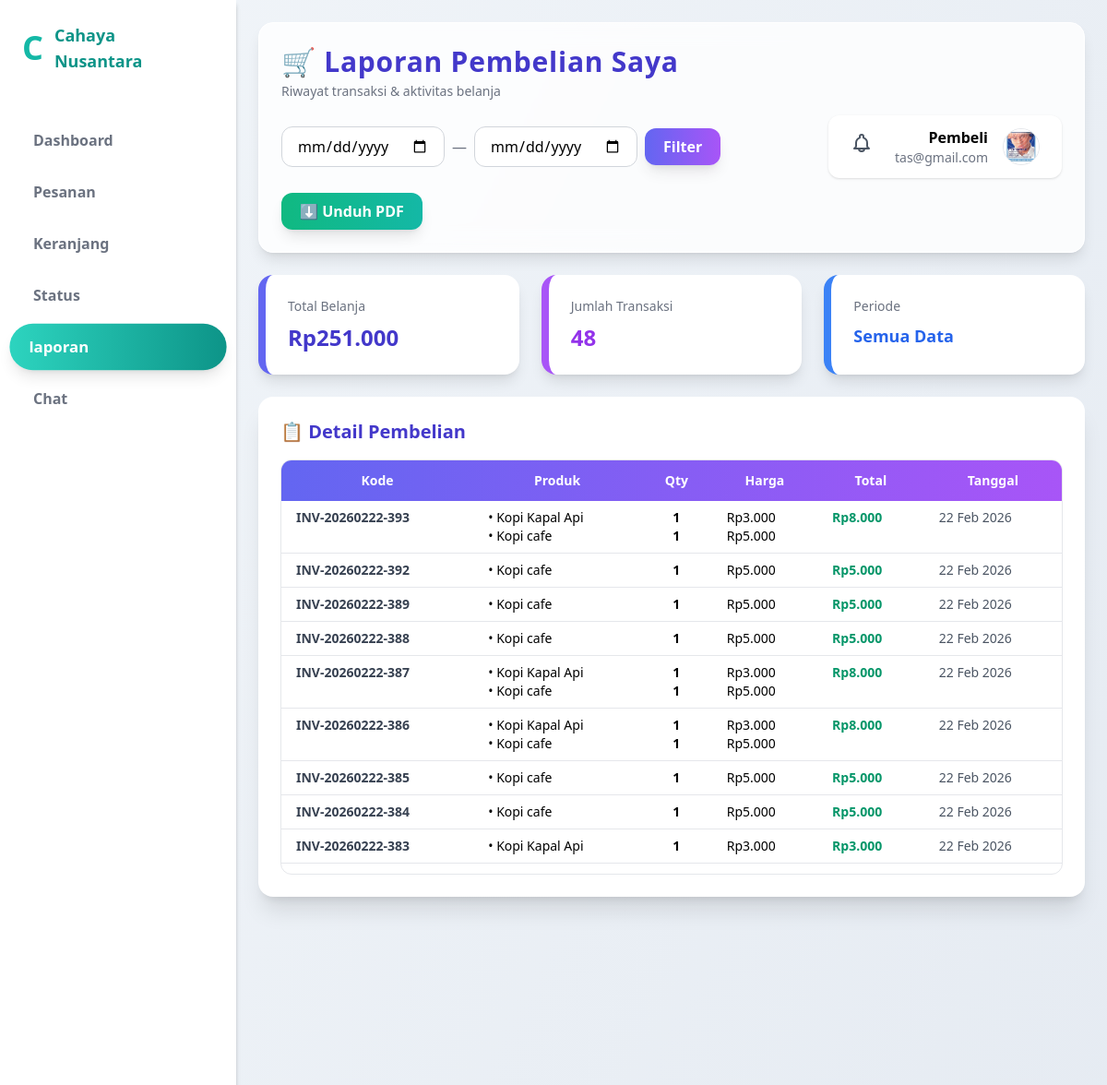
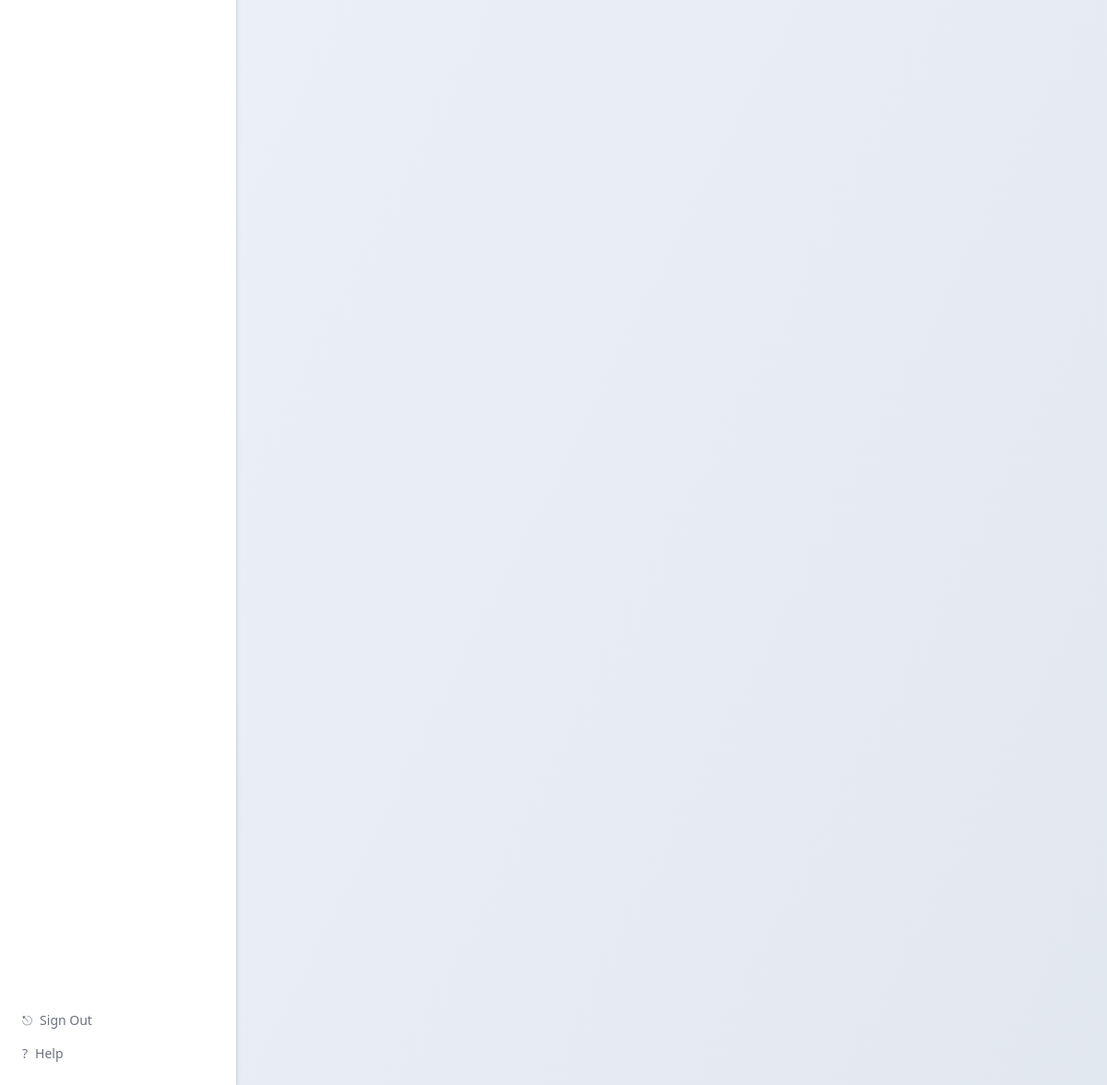
/pembeli/laporan_pembeli.php (signed in), run on an earlier commit of the app's database (2 pictures, top to bottom).
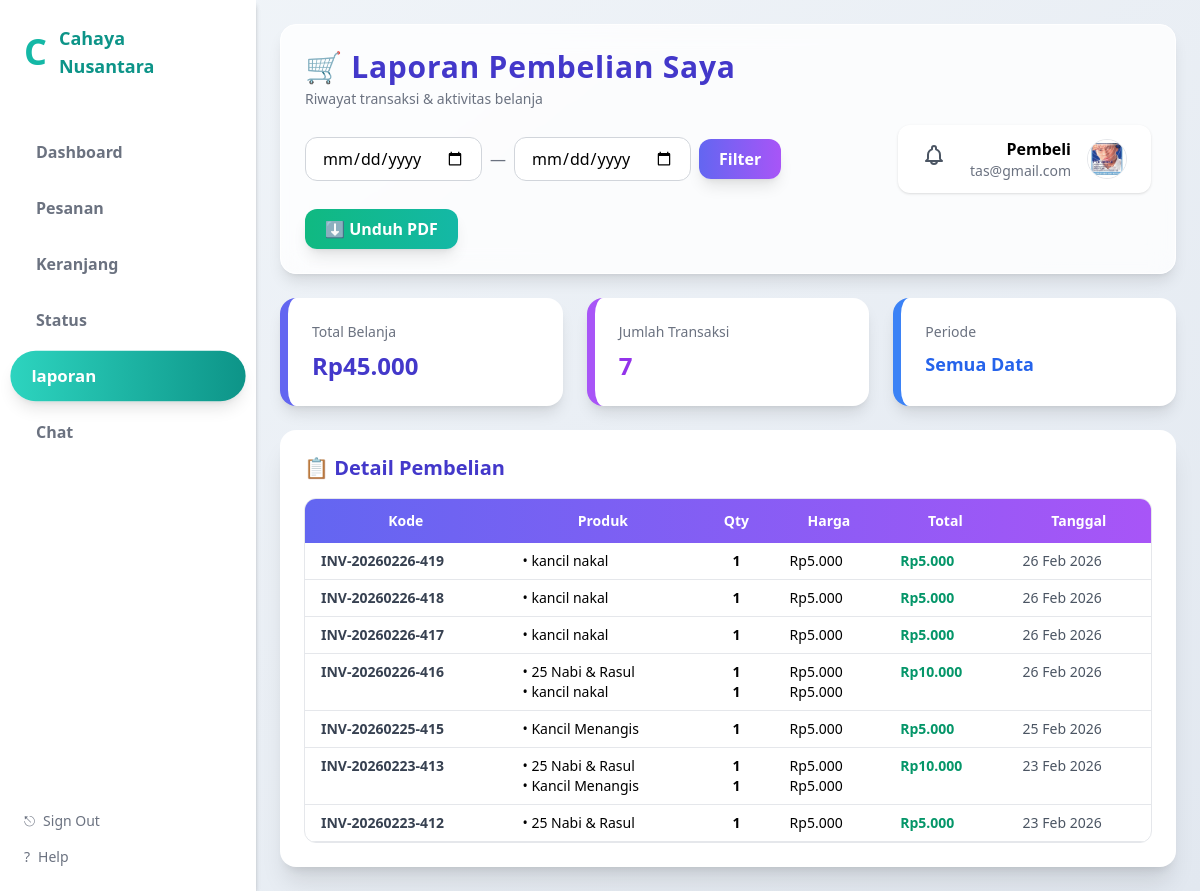
And on a later commit of the database.
### tables this page shows
CREATE TABLE `transaksi` (
  `id` int NOT NULL,
  `pembeli_id` int NOT NULL,
  `bank` varchar(50) DEFAULT NULL,
  `no_rekening` varchar(50) DEFAULT NULL,
  `no_telepon` varchar(15) DEFAULT NULL,
  `total` int NOT NULL,
  `resi` varchar(100) DEFAULT NULL,
  `status` enum('menunggu_verifikasi','diproses','dikirim','selesai','refund') NOT NULL DEFAULT 'menunggu_verifikasi',
  `created_at` timestamp NOT NULL DEFAULT CURRENT_TIMESTAMP,
  `pesan_refund` text,
  `notif_dibaca_pembeli` tinyint(1) DEFAULT '1'
);

### pembeli/laporan_pembeli.php (the view, shortened to what the changed rows need)
<?php
include '../config/koneksi.php';
$pembeli_id = intval($_SESSION['user_id']);
$start = $_GET['start'] ?? '';
$end   = $_GET['end'] ?? '';
$filter = "WHERE t.pembeli_id = $pembeli_id";
$transaksiQ = mysqli_query($conn, "
    SELECT t.*, CONCAT('INV-', DATE_FORMAT(t.created_at,'%Y%m%d'), '-', t.id) as kode_invoice
    FROM transaksi t
    $filter
    ORDER BY t.created_at DESC
");
$totalBelanja = 0;
$jumlahTransaksi = 0;
$transaksiList = [];
while ($t = mysqli_fetch_assoc($transaksiQ)) {
    $detailQ = mysqli_query($conn, "
        SELECT d.qty, p.nama_produk, d.harga
        FROM transaksi_detail d
        JOIN produk p ON d.produk_id = p.id
        LEFT JOIN transaksi_penjual tp
          ON tp.transaksi_id = d.transaksi_id
          AND tp.penjual_id = p.penjual_id
        WHERE d.transaksi_id = {$t['id']}
        AND (tp.status IS NULL OR tp.status != 'refund')
    ");
    $produk = [];
    $totalTransaksi = 0;
    while($d = mysqli_fetch_assoc($detailQ)){
        $produk[] = $d;
        $totalTransaksi += $d['qty'] * $d['harga'];
    }
    if (count($produk) === 0) continue;
    $jumlahTransaksi++;
    $totalBelanja += $totalTransaksi;
    $transaksiList[] = [
        'kode' => $t['kode_invoice'],
        'tanggal' => $t['created_at'],
        'total' => $totalTransaksi,
        'produk' => $produk
    ];
}
?>
<!DOCTYPE html>
<html lang="id">
<head>
<script src="https://cdn.tailwindcss.com"></script>
</head>
<body class="bg-gradient-to-br from-slate-100 to-slate-200 font-sans">
<div class="flex h-screen">
    <aside class="w-64 bg-white shadow-md flex-shrink-0">
        <?php include '../layouts/sidebar_pembeli.php'; ?>
    </aside>
    <main class="flex-1 p-6 overflow-y-auto">
        <div class="bg-white/80 backdrop-blur-md rounded-2xl shadow-lg p-6 mb-6 border border-white">
            <div class="flex flex-wrap gap-4 items-center justify-between">
                <div>
                    <h1 class="text-3xl font-extrabold text-indigo-700 tracking-wide">
                        🛒 Laporan Pembelian Saya
                    </h1>
                </div>
            </div>
        </div>
        <div class="grid grid-cols-1 md:grid-cols-3 gap-6 mb-6">
            <div class="bg-white rounded-2xl shadow-lg p-6 border-l-8 border-indigo-500">
                <p class="text-sm text-gray-500">Total Belanja</p>
                <h2 class="text-2xl font-extrabold text-indigo-700 mt-2">
                    Rp<?= number_format($totalBelanja,0,',','.') ?>
                </h2>
            </div>
            <div class="bg-white rounded-2xl shadow-lg p-6 border-l-8 border-purple-500">
                <p class="text-sm text-gray-500">Jumlah Transaksi</p>
                <h2 class="text-2xl font-extrabold text-purple-600 mt-2">
                    <?= $jumlahTransaksi ?>
                </h2>
            </div>
            <div class="bg-white rounded-2xl shadow-lg p-6 border-l-8 border-blue-500">
                <h2 class="text-lg font-bold text-blue-600 mt-2">
                    <?= $start && $end ? date('d M Y', strtotime($start))." - ".date('d M Y', strtotime($end)) : 'Semua Data' ?>
                </h2>
            </div>
        </div>
        <div class="bg-white rounded-2xl shadow-xl p-6">
            <h2 class="text-xl font-bold text-indigo-700 mb-4">📋 Detail Pembelian</h2>
            <div class="overflow-auto max-h-[450px] rounded-xl border">
                <table class="w-full text-sm">
                    <thead class="bg-gradient-to-r from-indigo-500 to-purple-500 text-white sticky top-0 z-10">
                        <tr>
                            <th class="px-4 py-3">Kode</th>
                            <th class="px-4 py-3">Produk</th>
                            <th class="px-4 py-3 text-center">Qty</th>
                            <th class="px-4 py-3">Harga</th>
                            <th class="px-4 py-3">Total</th>
                            <th class="px-4 py-3">Tanggal</th>
                        </tr>
                    </thead>
                    <tbody>
                        <?php foreach ($transaksiList as $t): ?>
                        <tr class="hover:bg-indigo-50 transition border-b align-top">
                            <td class="px-4 py-2 font-semibold text-gray-700"><?= $t['kode'] ?></td>
                            <td class="px-4 py-2">
                                <?php foreach($t['produk'] as $p): ?>
                                    <div>• <?= htmlspecialchars($p['nama_produk']) ?></div>
                                <?php endforeach; ?>
                            </td>
                            <td class="px-4 py-2 text-center font-bold">
                                <?php foreach($t['produk'] as $p): ?>
                                    <div><?= $p['qty'] ?></div>
                                <?php endforeach; ?>
                            </td>
                            <td class="px-4 py-2">
                                <?php foreach($t['produk'] as $p): ?>
                                    <div>Rp<?= number_format($p['harga'],0,',','.') ?></div>
                                <?php endforeach; ?>
                            </td>
                            <td class="px-4 py-2 font-bold text-emerald-600">
                                Rp<?= number_format($t['total'],0,',','.') ?>
                            </td>
                            <td class="px-4 py-2 text-gray-600">
                                <?= date('d M Y', strtotime($t['tanggal'])) ?>
                            </td>
                        </tr>
                        <?php endforeach; ?>
                    </tbody>
                </table>
            </div>
        </div>
    </main>
</div>
</body>
</html>

What changed in the data, as far as the page shows it:
removed transaksi: kode "INV-20260222-393", nama_produk "Kopi Kapal Api", nama_produk "Kopi cafe", qty "1", harga "3.000", harga "5.000", total "8.000", created_at "22 Feb 2026"
removed transaksi: kode "INV-20260222-392", nama_produk "Kopi cafe", qty "1", harga "5.000", total "5.000", created_at "22 Feb 2026"
removed transaksi: kode "INV-20260222-389", nama_produk "Kopi cafe", qty "1", harga "5.000", total "5.000", created_at "22 Feb 2026"
removed transaksi: kode "INV-20260222-388", nama_produk "Kopi cafe", qty "1", harga "5.000", total "5.000", created_at "22 Feb 2026"
removed transaksi: kode "INV-20260222-387", nama_produk "Kopi Kapal Api", nama_produk "Kopi cafe", qty "1", harga "3.000", harga "5.000", total "8.000", created_at "22 Feb 2026"
removed transaksi: kode "INV-20260222-386", nama_produk "Kopi Kapal Api", nama_produk "Kopi cafe", qty "1", harga "3.000", harga "5.000", total "8.000", created_at "22 Feb 2026"
removed transaksi: kode "INV-20260222-385", nama_produk "Kopi cafe", qty "1", harga "5.000", total "5.000", created_at "22 Feb 2026"
removed transaksi: kode "INV-20260222-384", nama_produk "Kopi cafe", qty "1", harga "5.000", total "5.000", created_at "22 Feb 2026"
removed transaksi: kode "INV-20260222-383", nama_produk "Kopi Kapal Api", qty "1", harga "3.000", total "3.000", created_at "22 Feb 2026"
added transaksi: kode "INV-20260226-419", nama_produk "kancil nakal", qty "1", harga "5.000", total "5.000", created_at "26 Feb 2026"
added transaksi: kode "INV-20260226-418", nama_produk "kancil nakal", qty "1", harga "5.000", total "5.000", created_at "26 Feb 2026"
added transaksi: kode "INV-20260226-417", nama_produk "kancil nakal", qty "1", harga "5.000", total "5.000", created_at "26 Feb 2026"
added transaksi: kode "INV-20260226-416", nama_produk "25 Nabi & Rasul", nama_produk "kancil nakal", qty "1", harga "5.000", total "10.000", created_at "26 Feb 2026"
added transaksi: kode "INV-20260225-415", nama_produk "Kancil Menangis", qty "1", harga "5.000", total "5.000", created_at "25 Feb 2026"
added transaksi: kode "INV-20260223-413", nama_produk "25 Nabi & Rasul", nama_produk "Kancil Menangis", qty "1", harga "5.000", total "10.000", created_at "23 Feb 2026"
added transaksi: kode "INV-20260223-412", nama_produk "25 Nabi & Rasul", qty "1", harga "5.000", total "5.000", created_at "23 Feb 2026"
Also different on the page:
$totalBelanja: "251.000" → "45.000"
$jumlahTransaksi: "48" → "7"
